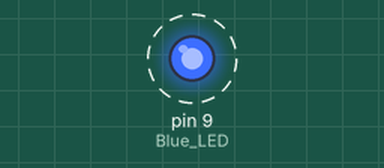
Bench run of a sketch on a simulated Arduino Uno, built with avr-gcc and run on an emulated ATmega328P. Parts: output pins drawn as LEDs (lit = HIGH). Dashed ring = blinking.

Above: at 0.2 s.
Timing chart, 0 to 3.0 s (numbered marks = the images above):
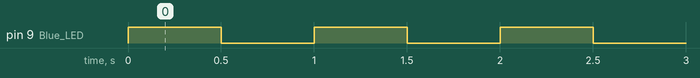

Measured:
- by itself, pin 9 (Blue_LED): alternates HIGH for 0.50 s and LOW for 0.50 s

The sketch:

Basci_blink.ino
```cpp
int Blue_LED = 9;

void setup() {
  // put your setup code here, to run once:
pinMode(Blue_LED, OUTPUT);
}

void loop() {
  // put your main code here, to run repeatedly:

digitalWrite(Blue_LED, HIGH);
delay(500);
digitalWrite(Blue_LED, LOW);
delay(500);

}
```
